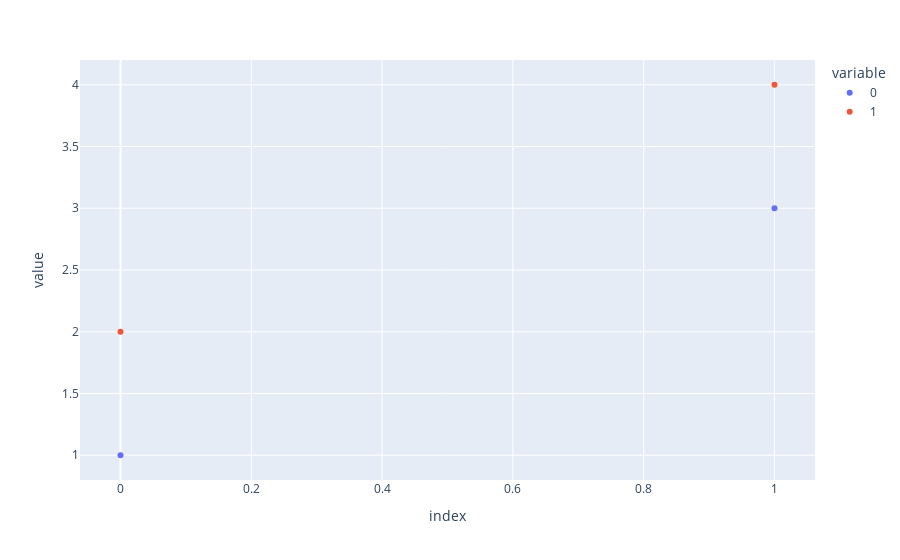

The notebook cell this image was saved under:
### Markdown cell above
### workaround: convert Snowpark pandas dataframe to pandas explicitly

### Code cell
px.scatter(df.to_pandas())

### Figure 1 — Plotly figure (JSON) as saved in the notebook; plotly's stock layout.template omitted (floating-point values rounded to 4 significant figures)
{"data": [{"hovertemplate": "variable=0<br>index=%{x}<br>value=%{y}<extra></extra>", "legendgroup": "0", "marker": {"color": "#636efa", "symbol": "circle"}, "mode": "markers", "name": "0", "orientation": "v", "showlegend": true, "type": "scatter", "x": [0, 1], "xaxis": "x", "y": [1, 3], "yaxis": "y"}, {"hovertemplate": "variable=1<br>index=%{x}<br>value=%{y}<extra></extra>", "legendgroup": "1", "marker": {"color": "#EF553B", "symbol": "circle"}, "mode": "markers", "name": "1", "orientation": "v", "showlegend": true, "type": "scatter", "x": [0, 1], "xaxis": "x", "y": [2, 4], "yaxis": "y"}], "layout": {"legend": {"title": {"text": "variable"}, "tracegroupgap": 0}, "margin": {"t": 60}, "xaxis": {"anchor": "y", "domain": [0, 1], "title": {"text": "index"}}, "yaxis": {"anchor": "x", "domain": [0, 1], "title": {"text": "value"}}}}
